Frame 1 (no input): blank canvas, image omitted
Frame 60 (no input): blank canvas, image omitted
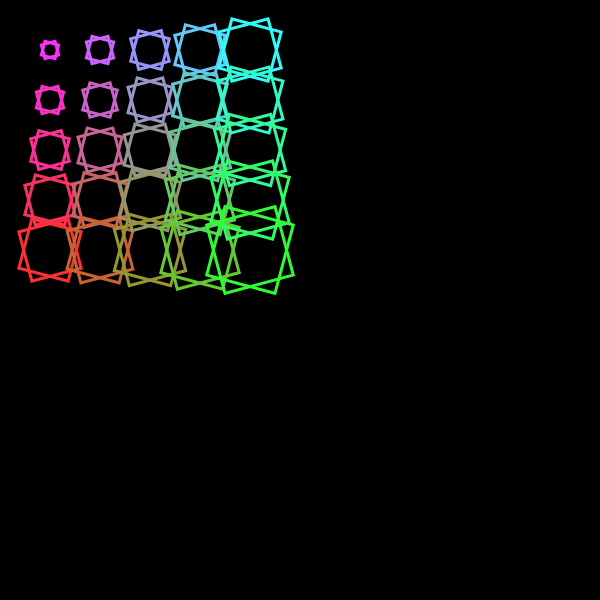
Frame 120 (the mouse pressed at the canvas centre since frame 60)

The p5.js sketch whose frames 1 and 60 were blank and that drew this single picture after the mouse press (run headless with seeded random() and noise() and a simulated clock; from frame 60 on, the mouse is pressed at the canvas centre):

// p5.js sketch
// ── sketch.js
let size;
let angle
function setup() {
  createCanvas(600, 600);
  angleMode(DEGREES);
  rectMode(CENTER)
  size = 50;
  angle = 0
}

function draw() {
  background(0);
  for (let i = size; i < mouseX; i += size) {
    for (let j = size; j < mouseY; j += size) {
      noFill();
      stroke(mouseX -i, i, mouseY - j);
      strokeWeight(3);
      let d = dist(mouseX, mouseY, i + width/2, j + height/2)
      let r = d/5
      push()
      translate(i, j)
      rotate(-angle)
      rect(0, 0, r, r);
      pop()

      push()
      translate(i, j);
      rotate(angle);
      rect(0, 0, r, r);
      pop()

      angle += 0.01;
    }
  }
 
}

// function windowResized() {
//   resizeCanvas(600, 600);

// }

// ── styles.css
body {
  margin: 0;
  padding: 0;
  box-sizing: border-box;
  background-color: black;
}
canvas {
  border: white solid 3px;
  position: absolute;
  left: 50%;
  top: 50%;
  transform: translate(-50%, -50%);
}
